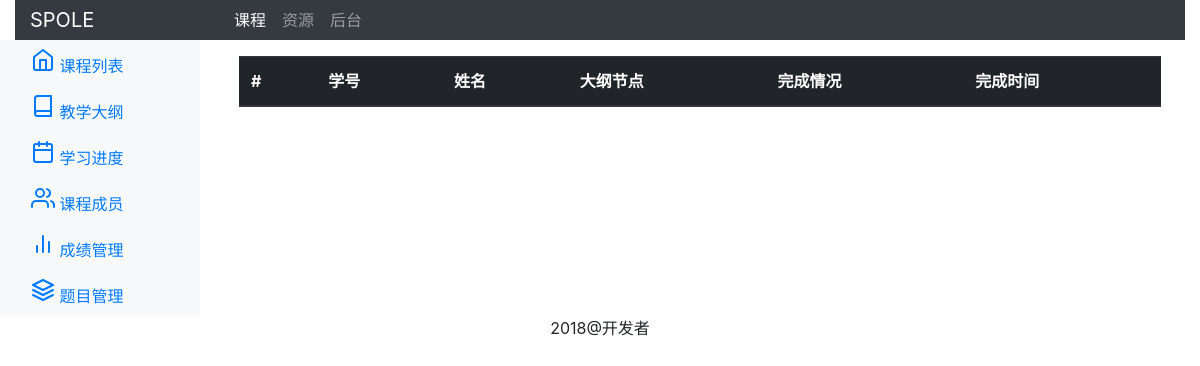
The page /cms/course/1/completions/2/ on the database as committed earlier.
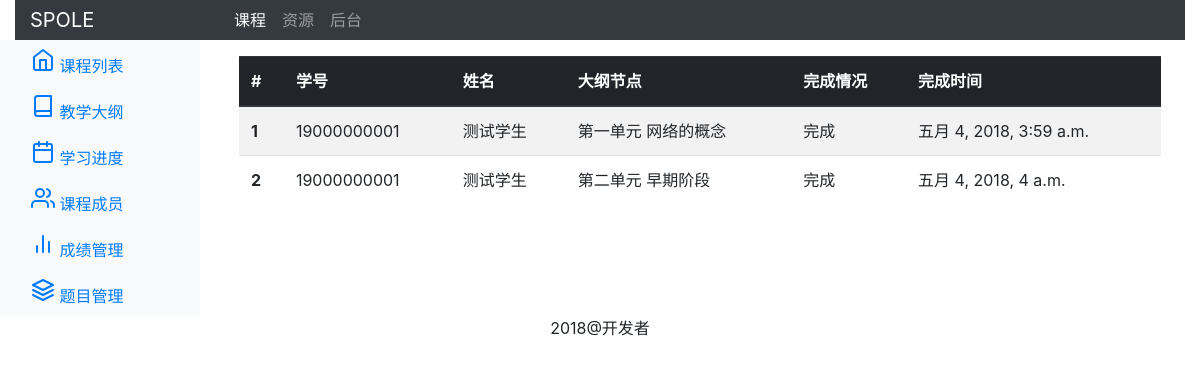
The same page on the database as committed later.
### cms/models.py (models this page shows, shortened)
class Completion(models.Model):
    course = models.ForeignKey(Course,on_delete=models.CASCADE,related_name="completions",default=None,verbose_name='所属课程')
    syllabus = models.ForeignKey(Syllabus,on_delete=models.CASCADE,related_name="completions",default=None,verbose_name='大纲节点')
    member = models.ForeignKey(Member,on_delete=models.CASCADE,related_name="completions",default=None,verbose_name='学生')
    complete = models.BooleanField(verbose_name='完成情况')
    complete_at = models.DateTimeField(auto_now=True,verbose_name='记录时间')
    class Meta:
        verbose_name_plural = '进度'

class Member(models.Model):
    ROLE_CHOICES = (
    ('teacher', '教师'),
    ('student', '学生'),
    )
    course = models.ForeignKey(Course,on_delete=models.CASCADE,related_name="members",default=None,verbose_name='所属课程')
    name = models.CharField(max_length=300,verbose_name='姓名')
    sno = models.CharField(max_length=300,verbose_name='学号')
    user = models.ForeignKey(User,on_delete=models.SET_NULL,related_name="members",null=True,blank=True,default=None,verbose_name='系统用户')
    role = models.CharField(max_length=300,choices=ROLE_CHOICES,verbose_name='角色')
    joined = models.DateTimeField(auto_now_add=True,verbose_name='加入时间')
    class Meta:
        verbose_name_plural = '成员'

class Syllabus(models.Model):
    LEVEL_CHOICES = (
    ('chapter', '章'),
    ('section', '节'),
    ('unit', '单元'),
    )
    course = models.ForeignKey(Course,on_delete=models.CASCADE,related_name="syllabuses",default=None,verbose_name='所属课程')
    title = models.CharField(max_length=300,verbose_name='标题')
    level = models.CharField(max_length=7,choices=LEVEL_CHOICES,verbose_name='层次类型')
    parent = models.ForeignKey('self',on_delete=models.PROTECT,related_name="children",null=True,blank=True,default=None,verbose_name='上级节点')
    content = RichTextUploadingField(verbose_name='内容')#引入ckeditor编辑器
    author = models.ForeignKey(User,on_delete=models.SET_NULL,related_name="syllabuses",null=True,blank=True,default=None,verbose_name='创建者')
    created = models.DateTimeField(auto_now_add=True)
    class Meta:
        verbose_name_plural = '大纲'

### cms/views.py (the view)
# urls.py: path('course/<int:course_id>/completions/<int:member_id>/',views.completion_show,name="completion_show"),
def completion_show(request,course_id,member_id):
    completions = Completion.objects.filter(course_id=course_id).filter(member_id=member_id)
    return render(request, "completion_content.html",{"completions":completions,"course_id":course_id})

### cms/templates/completion_content.html (shortened to what this page needs)
{% extends "base_cms.html" %}
{% block content %}
<div class="container-fluid">
<table class="table table-striped">
    <thead class="thead-dark">
    <tr>
        <th scope="col">#</th>
        <th scope="col">学号</th>
        <th scope="col">姓名</th>
        <th scope="col">大纲节点</th>
        <th scope="col">完成情况</th>
        <th scope="col">完成时间</th>
    </tr>
    </thead>
    <tbody>
        {% for completion in completions%}
        <tr>
            <th scope="row">{{forloop.counter}}</th>
            <td>{{completion.member.sno}}</td>
            <td>{{completion.member.name}}</td>
            <td>{{completion.syllabus.title}}</td>
            <td>{% if completion.complete %}完成{% endif %}</td>
            <td>{{completion.complete_at}}</td>
        </tr>
        {% endfor %}
    </tbody>
</table>
</div>
{% endblock %}

Rows that differ between the two databases and show on the page:
added Completion: member.sno "19000000001", member.name "测试学生", syllabus "第一单元 网络的概念", complete "完成", complete_at "五月 4, 2018, 3:59 a.m."
added Completion: member.sno "19000000001", member.name "测试学生", syllabus "第二单元 早期阶段", complete "完成", complete_at "五月 4, 2018, 4 a.m."
